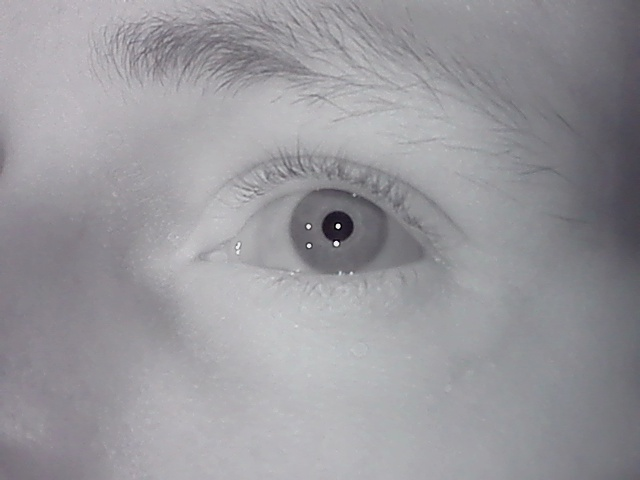
#> input picture inputs/videos/video0/0.jpg, 640 x 480 px
$ python -i detector.py   (imports and definitions only)
#> lines starting #> are read from the running program, lines starting #| are printed output that depends on the picture; after the words box and inside, x2 and y2 are one past the last pixel; in counts of white or black regions, pixels touching at a corner belong together
import cv2
import numpy as np
from utils import *


def find_pupil(img, debug=True):
    """Detects and returns a single pupil candidate for a given image.

    Returns: A pupil candidate in OpenCV ellipse format.
    """
#> called with img = 'inputs/videos/video0/0.jpg', debug = True

    if isinstance(img, str):
        im = cv2.imread(img)
#> im is the input picture: shape (480, 640, 3); mean B, G, R 156.2, 151.4, 152.6
    else:
        im = img
    #convert color to greyscale
    bw_im = cv2.cvtColor(im, cv2.COLOR_BGR2GRAY)

    #converting to binary image using thresholding
    thres_val = 43
    ret, thres = cv2.threshold(bw_im, thres_val, 255, cv2.THRESH_BINARY_INV)
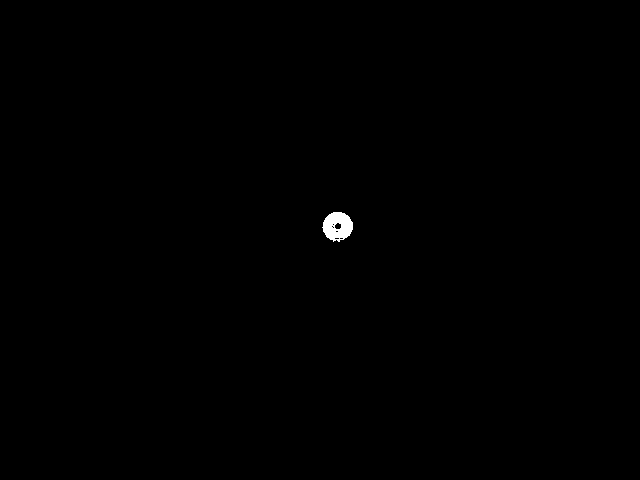
#> thres: shape (480, 640); 0.21% white; 1 white region
#> ret = 43

    #find contours
    conts, hierarchy = cv2.findContours(thres, cv2.RETR_TREE, cv2.CHAIN_APPROX_SIMPLE)
#> conts = 8 contours, 6 with area under 20; largest, box (x1, y1, x2, y2) and area: (322, 212, 353, 242) 650, (334, 222, 342, 230) 38
    if len(conts) < 1:
        return ((-1.0, -1.0), (0.0, 0.0), 0.0)

    #find contour with max area
    pupil = max(conts, key=lambda c: cv2.contourArea(c))
#> pupil = contour of 52 points, box (x1, y1, x2, y2) (322, 212, 353, 242), area 650

    #fit ellipse
    el = cv2.fitEllipse(pupil)
#> el = ((337.2, 226), (28.48, 29.41), 67.4)

    #((x, y), (a, b), angle)
    return el


def find_glints(img, center, debug=True):
    """Detects and returns up to four glint candidates for a given image.

    Returns: Detected glint positions.
    """

    if isinstance(img, str):
        im = cv2.imread(img)
    else:
        im = img

    #convert color to greyscale
    bw_im = cv2.cvtColor(im, cv2.COLOR_BGR2GRAY)

    #converting to binary image using thresholding
    thres_val = 210
    _, thres = cv2.threshold(bw_im, thres_val, 255, cv2.THRESH_BINARY)

    #find contours
    conts, _ = cv2.findContours(thres, cv2.RETR_TREE, cv2.CHAIN_APPROX_SIMPLE)

    # Sort saved contours based on the distance from centre of pupil, in increasing order
    conts.sort(key=lambda c: dist_tuple(get_center(c), center))
    #select 4 closest
    closest4 = conts[:4]

    #centre of closest 4
    closest4 = [ get_center(c) for c in closest4 ]

    #return 4 closest
    return closest4


>>> result = find_pupil('inputs/videos/video0/0.jpg')
#> result = ((337.2, 226), (28.48, 29.41), 67.4)
